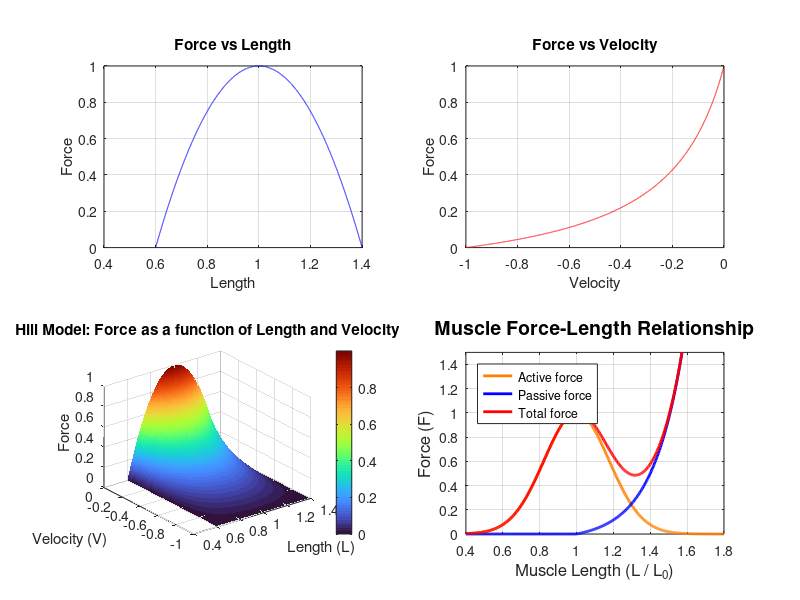

Here is the MATLAB script that generated this plot:
% Hill Model
% Force vs Length Graph
subplot(2,2,1)
LO=1;
L=linspace(0.6*LO,1.4*LO,10000);
Fl=-6.25*(L/LO).^2+12.5.*(L/LO)-5.25;
plot(L,Fl,"b")
title("Force vs Length")
xlabel('Length')
ylabel('Force')
grid on

% Force vs Velocity Graph
subplot(2,2,2)
Vo=1;
V=linspace(0,-Vo,10000);
Fv = (1 + V./Vo) ./ (1 - V./(0.23*Vo));
plot(V,Fv,"r")
title("Force vs Velocity")
xlabel('Velocity')
ylabel('Force')
grid on

% 3D Graph
LO = 1;
Vo = 1;
L = linspace(0.6*LO, 1.4*LO, 100);
V = linspace(-Vo, 0, 100);
[Lm, Vm] = meshgrid(L, V);
Fl = -6.25*(Lm/LO).^2 + 12.5*(Lm/LO) - 5.25;         
Fv = (1 + Vm./Vo) ./ (1 - Vm./(0.23*Vo));             
F_total = Fl .* (Fv / max(Fv(:)));
subplot(2,2,3)
surf(Lm, Vm, F_total)
title('Hill Model: Force as a function of Length and Velocity')
xlabel('Length (L)')
ylabel('Velocity (V)')
zlabel('Force')
colormap('turbo')
shading interp
colorbar
grid on

% Total Length Graph
% Length parameters
LO = 1;  
L = linspace(0.6*LO, 1.8*LO, 10000); 

% Active force
Fl_activa = -6.25 * (L/LO).^2 + 12.5 * (L/LO) - 5.25;
Fl_activa(Fl_activa < 0) = 0;  

% Parameters
L = linspace(0.4, 1.8, 500);  
L0 = 1.0;                    

% Active force (Gaussian curve type)
w = 0.25;
F_activa = exp(-((L - L0) / w).^2);

% Passive force (Exponential for L > L0)
k = 0.05;
a = 6.0;
F_pasiva = zeros(size(L));
F_pasiva(L > L0) = k * (exp(a * (L(L > L0) - L0)) - 1);

% Total force
F_total = F_activa + F_pasiva;

% Plots
subplot(2,2,4)
plot(L, F_activa, 'Color', [1 0.5 0], 'LineWidth', 2); hold on;  % Orange
plot(L, F_pasiva, 'b', 'LineWidth', 2);                          % Blue
plot(L, F_total, 'r', 'LineWidth', 2);                           % Red

% Styling
xlabel('Muscle Length (L / L_0)', 'FontSize', 12);
ylabel('Force (F)', 'FontSize', 12);
title('Muscle Force-Length Relationship', 'FontSize', 14);
legend('Active force', 'Passive force', 'Total force', 'Location', 'NorthWest');
grid on;
xlim([0.4 1.8]);
ylim([0 1.5]);
